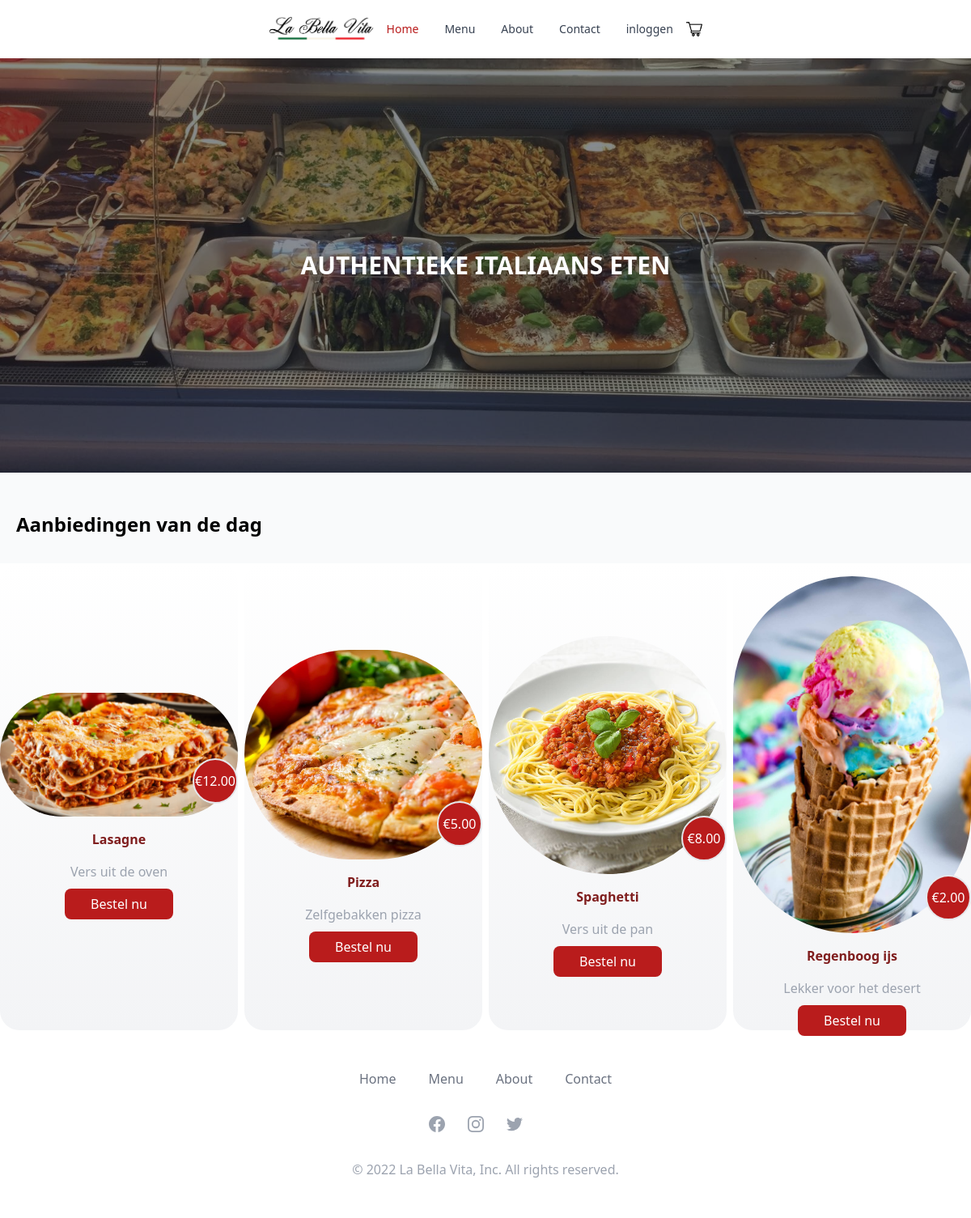
The app's page /home.php with its own data.
### tables this page shows
CREATE TABLE IF NOT EXISTS `products` (
	`id` int(11) NOT NULL AUTO_INCREMENT,
	`naam` varchar(200) NOT NULL,
  `short_desc` text NOT NULL,
	`desc` text NOT NULL,
	`quantity` int(11) NOT NULL,
	`image` text NOT NULL,
   `price` decimal(7,2) NOT NULL,
	`date_added` datetime NOT NULL DEFAULT CURRENT_TIMESTAMP,
	PRIMARY KEY (`id`)
);

### database.php (called while the page is built, shortened)
<?php
class DB {
    protected function connect() {
          $server = "localhost";
          $username = "root";
          $password = "";
          $dbname = "restaurant";
          try {
               $conn = new PDO(
                    "mysql:host=$server; dbname=$dbname",
                    "$username", "$password"
               );
               $conn->setAttribute(
                    PDO::ATTR_ERRMODE,
                    PDO::ERRMODE_EXCEPTION
               );
               return $conn;
          }
          catch(PDOException $e) {
               die('Unable to connect with the database');
          }
     }
    public function getProduct() {
     $stmt = $this->connect()->prepare("SELECT a.*, b.*
     from product_categorie as c
     inner join  products as a on a.id = c.product_id
     inner join categorie as b on b.cid = c.categorie_id
     order by c.id");
     $stmt->execute();
     return $stmt;
    }
}
?>

### home.php (the view, shortened to what this page needs)
<?php
include('database.php');
$db = new DB();
$details = $db->getProduct();
$conn = pdo_connect_mysql();
?>
<!DOCTYPE html>
<html lang="en">
<head>
    <script src="https://cdn.tailwindcss.com"></script>
</head>
<body>
    <nav class="bg-white px-2 sm:px-4 py-2.5 light:bg-gray-900 relative w-full z-20 top-0 left-0">
        <div class="container flex flex-wrap justify-between items-center mx-auto">
            <div class="hidden justify-between items-center w-full md:flex md:w-auto md:order-1" id="navbar">
                <a href="index.php"><img src="src/images/logo.png" class="max-w-full h-8"></a>
                <ul class="flex flex-col p-4 mt-4 bg-gray-50 rounded-lg border border-gray-100 md:flex-row md:space-x-8 md:mt-0 md:text-sm md:font-medium md:border-0 md:bg-white light:bg-gray-800 md:light:bg-gray-900 light:border-gray-700">
                    <li>
                        <a href="index.php" class="block py-2 pr-4 pl-3 text-white bg-red-700 rounded md:bg-transparent md:text-red-700 md:p-0 light:text-white" aria-current="page">Home</a>
                    </li>
                    <li>
                        <a href="menu.php" class="block py-2 pr-4 pl-3 text-gray-700 rounded hover:bg-gray-100 md:hover:bg-transparent md:hover:text-red-700 md:p-0 md:light:hover:text-white light:text-gray-400 light:hover:bg-gray-700 light:hover:text-white md:light:hover:bg-transparent light:border-gray-700">Menu</a>
                    </li>
                    <li>
                        <a href="about.php" class="block py-2 pr-4 pl-3 text-gray-700 rounded hover:bg-gray-100 md:hover:bg-transparent md:hover:text-red-700 md:p-0 md:light:hover:text-white light:text-gray-400 light:hover:bg-gray-700 light:hover:text-white md:light:hover:bg-transparent light:border-gray-700">About</a>
                    </li>
                    <li>
                        <a href="contact.php" class="block py-2 pr-4 pl-3 text-gray-700 rounded hover:bg-gray-100 md:hover:bg-transparent md:hover:text-red-700 md:p-0 md:light:hover:text-white light:text-gray-400 light:hover:bg-gray-700 light:hover:text-white md:light:hover:bg-transparent light:border-gray-700">Contact</a>
                    </li>
                    <div class="form">
                        <?php
                        if (isset($_SESSION["userid"])) {
                            if ($_SESSION["username"] === "Admin") {
                                $present_time = date("H:i:s-m/d/y");
                                $expiry = 60 * 24 * 60 * 60 + time();
                                setcookie("last_visit", $present_time, $expiry);
                                if (isset($_COOKIE["last_visit"])) {
                                    $last_visit = $_COOKIE["last_visit"];
                                    $last_seen = $conn->prepare("UPDATE users SET last_seen = ? WHERE id = ?");
                                    $last_seen->execute([$last_visit, $_SESSION["userid"]]);
                                }
                        ?>
                                <a href="admin.php" class="mr-4">Admin</a>
                                <a href="includes/logout.inc.php">Logout</a>
                            <?php
                            } else {
                                $present_time = date("H:i:s-m/d/y");
                                $expiry = 60 * 24 * 60 * 60 + time();
                                setcookie("last_visit", $present_time, $expiry);
                                if (isset($_COOKIE["last_visit"])) {
                                    $last_visit = $_COOKIE["last_visit"];
                                    $last_seen = $conn->prepare("UPDATE users SET last_seen = ? WHERE id = ?");
                                    $last_seen->execute([$last_visit, $_SESSION["userid"]]);
                                }
                            ?>
                                <a class="mr-4" href="profiel.php?naam=<?= $_SESSION["username"] ?>"><?= $_SESSION["username"] ?></a>
                                <a href="includes/logout.inc.php">Logout</a>
                            <?php
                            }
                        } else {
                            ?>
                            <a href="login.php" class="block py-2 pr-4 pl-3 text-gray-700 rounded hover:bg-gray-100 md:hover:bg-transparent md:hover:text-red-700 md:p-0 md:light:hover:text-white light:text-gray-400 light:hover:bg-gray-700 light:hover:text-white md:light:hover:bg-transparent light:border-gray-700">inloggen</a>
                        <?php
                        }
                        ?>
                    </div>
                </ul>
                <div>
                    <a href="index.php?page=winkel" class="object-right block py-2 pr-4 pl-3 text-gray-700 rounded hover:bg-gray-100 md:hover:bg-transparent md:hover:text-red-700 md:p-0 md:light:hover:text-white light:text-gray-400 light:hover:bg-gray-700 light:hover:text-white md:light:hover:bg-transparent light:border-gray-700"><img src="src/images/winkel.png" height="10px" width="20px"></a>
                </div>
            </div>
        </div>
    </nav>
    <div class="w-full bg-cover bg-center" style="height:32rem; background-image: url(src/images/food.png);">
        <div class="flex items-center justify-center h-full w-full bg-gray-900 bg-opacity-50">
            <div class="text-center">
                <h1 class="text-white text-2xl font-inter font-bold uppercase md:text-3xl">Authentieke Italiaans eten
                </h1>
            </div>
        </div>
    </div>
    <div class="h-28 font-inter">
        <div class="grid h-full w-full bg-gray-50">
            <p class="mt-12 ml-5 text-2xl font-bold">Aanbiedingen van de dag</p>
        </div>
    </div>
    <div class="space-y-8">
        <div class="grid grid-cols-2 sm:grid-cols-2 md:grid-cols-4 gap-4 sm:gap-2">
            <?php
            foreach ($details as $data) {
                if ($data['categorie'] == "sales") {
            ?>
                    <div class="space-y-4 bg-gradient-to-b from-white to-gray-100 rounded-3xl flex items-center justify-center pt-4 flex-col">
                        <div class="flex relative">
                            <img src="src/images/<?= $data['image'] ?>" class="rounded-full xl:h-48" />
                            <span class="absolute bottom-4 right-0 inline-flex items-center justify-center h-14 w-14 rounded-full bg-red-700 text-white border border-2">
                                <span class="font-medium leading-none text-white">€<?= $data['price'] ?></span>
                            </span>
                        </div>
                        <span class="text-red-900 font-bold"><?= $data['naam'] ?></span>
                        <div class="">
                            <p class="text-gray-400 px-4 text-center">
                                <?= $data['short_desc'] ?>
                            </p>
                        </div>
                        <div class="-mt-8">
                            <a href="detail.php?id=<?= $data['id'] ?>" class="mt-8 rounded-lg bg-red-700 hover:bg-red-800 text-white py-2 px-8 rounded-full">Bestel
                                nu</a>
                        </div>
                    </div>
            <?php
                } else {
                }
            }
            ?>
        </div>
    </div>
    <section class="bg-white">
        <div class="max-w-screen-xl px-4 py-12 mx-auto space-y-8 overflow-hidden sm:px-6 lg:px-8">
            <nav class="flex flex-wrap justify-center -mx-5 -my-2">
                <div class="px-5 py-2">
                    <a href="index.php" class="text-base leading-6 text-gray-500 hover:text-gray-900">Home</a>
                </div>
                <div class="px-5 py-2">
                    <a href="menu.php" class="text-base leading-6 text-gray-500 hover:text-gray-900">Menu</a>
                </div>
                <div class="px-5 py-2">
                    <a href="about.php" class="text-base leading-6 text-gray-500 hover:text-gray-900">About</a>
                </div>
                <div class="px-5 py-2">
                    <a href="contact.php" class="text-base leading-6 text-gray-500 hover:text-gray-900">Contact</a>
                </div>
            </nav>
            <div class="flex justify-center mt-8 space-x-6">
                <a href="https://www.facebook.com/Trattorialabellavitacasto/" class="text-gray-400 hover:text-gray-500">
                </a>
                <a href="https://www.instagram.com/labellavitacasto.nl/" class="text-gray-400 hover:text-gray-500">
                </a>
                <a href="#" class="text-gray-400 hover:text-gray-500">
                </a>
                <a href="#" class="text-gray-400 hover:text-gray-500">
            </div>
            <p class="mt-8 text-base leading-6 text-center text-gray-400">© 2022 La Bella Vita, Inc. All rights
                reserved.</p>
        </div>
    </section>
</body>
</html>

### records on screen
products: image (picture), price "12.00", naam "Lasagne", short_desc "Vers uit de oven"
products: image (picture), price "5.00", naam "Pizza", short_desc "Zelfgebakken pizza"
products: image (picture), price "8.00", naam "Spaghetti", short_desc "Vers uit de pan"
products: image (picture), price "2.00", naam "Regenboog ijs", short_desc "Lekker voor het desert"
